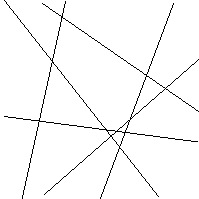
#> input picture test5.png, 199 x 199 px, found by its file name
$ jupyter execute 'Hough_polaire_(Sans_proche).ipynb'
#> lines starting #> are read from the running program, lines starting #| are printed output that depends on the picture; after the words box and inside, x2 and y2 are one past the last pixel; in counts of white or black regions, pixels touching at a corner belong together
<a href="https://colab.research.google.com/github/moiroudelliott/hough/blob/main/Hough_polaire_(Sans_proche).ipynb" target="_parent"></a>

[cell 1]
# Les modules :

from google.colab import drive
import sys
import math
import cv2 as cv
import numpy as np
import math as m
from google.colab.patches import cv2_imshow

# Accès au fichiers du drives :

drive.mount('/content/drive')

# Importation de l'image :,

path='/content/drive/My Drive/python/test5.png'
img = cv.imread(path)
#> img is the input picture: shape (199, 199, 3); 97.3% white; black in thin lines or dots
cv2_imshow(img)

[cell 2]
def houghLine(image, incr):
  # On récupère la taille de l'image
#> called with incr = 255
  haut = len(image)
#> haut = 199
  larg = len(image[0])
#> larg = 199
  # On calcule la distance max en utilisant le théorème de pythagore
  dMax = int(m.sqrt(haut ** 2 + larg ** 2))
#> dMax = 281
  # On fait un tableau de 180 radiant entre pi/2 et -pi/2
  thetas = np.deg2rad(np.arange(-90, 90))
  # On crée notre accumulateur qui fera 2 fois distance maximum x 180° (de -90 à 90)
  accumulator = np.zeros((dMax * 2, len(thetas)), dtype=np.uint8)

  # On boucle ensuite dans tous les pixels de l'image
  for y in range(haut):
      for x in range(larg):
        # Quand on trouve un pixel foncé on continue
        if img[y][x][0] < 100:
          # On boucle dans les x de l'accumulateur
          for o in range(len(thetas)):
            # On calcule le rayon r avec la formule r = x*cos(o)+y*sin(o)
            r = x * m.cos(thetas[o]) + y * m.sin(thetas[o])
            # Ensuite nous incrémentons l'accumulateur avec incr
            accumulator[int(r) + dMax, o] += incr
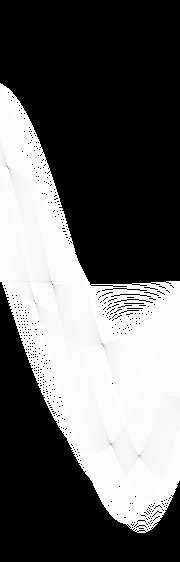
#> accumulator: shape (562, 180); min 0, max 255, mean 99.6
  return accumulator

def coordonneesMax(img, n):

  # On définis comme mémoire d'origine un tableau de n point (0, 0).
  res=[(0, 0)] * n

  # Puis nous allons boucler sur tous les pixels de l'image.
  for y in range(len(img)):
    for x in range(len(img[0])):
      # on définis le minimum à l'indice 0
      min = 0
      # On boucle sur la taille longueur du tableau -1
      for i in range(len(res) - 1):
          # On compare le point stocker dans res à l'indice minimum avec le point dans res à l'indice i + 1
          if img[res[min][1]][res[min][0]] > img[res[i + 1][1]][res[i + 1][0]]:
            # On met à jour l'indice min
            min = i + 1
      # Si le point aux indices est plus clair que celui qu'on avais dans res à l'indice min, on le remplace.
      if img[y][x] > img[res[min][1]][res[min][0]]:
        res[min] = (x, y)

  return res

cv2_imshow(img)

res = houghLine(img, 255)
cv2_imshow(res)
res2 = houghLine(img, 2)
#> call 2 of houghLine, with incr = 2
#> after the loop in houghLine (call 2), `for y in range(haut):`:
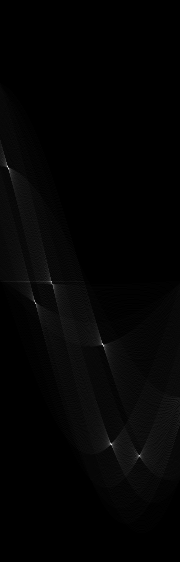
#> accumulator: shape (562, 180); min 0, max 236, mean 3.9
cv2_imshow(res2)

# On récupère la taille de l'image
haut = len(img)
#> haut = 199
larg = len(img[1])
#> larg = 199

# On récupère les coordonnées des pixels les plus clair de l'accumulateur
c_max = coordonneesMax(res2, 6)
#> after the loop in coordonneesMax, `for y in range(len(img)):`: res = [(111, 444), (8, 168), (102, 344), (139, 455), (103, 345), (7, 166)]
#> c_max has the same summary as res in coordonneesMax
print(c_max)
#| [(111, 444), (8, 168), (102, 344), (139, 455), (103, 345), (7, 166)]

# On en sort les thetas en repassant les degrés en radiants et les rayons
co_pol = []
for co in c_max:
  theta = np.deg2rad(co[0] - 90)
  r = co[1] - int(m.sqrt(haut ** 2 + larg ** 2))
  co_pol.append((theta, r))
#> this loop made 6 passes
#> (co, theta, r) on passes 1 to 6: ((111, 444), 0.367, 163), ((8, 168), -1.43, -113), ((102, 344), 0.209, 63), ((139, 455), 0.855, 174), ((103, 345), 0.227, 64), ((7, 166), -1.45, -115)
#> after the loop, co_pol = [(0.367, 163), (-1.43, -113), (0.209, 63), (0.855, 174), (0.227, 64), (-1.45, -115)]

# On calcule 2 y par coordonnées en utilisant la formule y = (-cos(O)/sin(O))*x+r/sin(O)
tab_y = []
for co in co_pol:
  y = int((( - m.cos(co[0])) / m.sin(co[0])) + co[1] / m.sin(co[0]))
  y_max = int((( - m.cos(co[0])) / m.sin(co[0])) * larg + co[1] / m.sin(co[0]))
  tab_y.append((y, y_max))
#> this loop made 6 passes
#> (co, y, y_max) on passes 1 to 6: ((0.367, 163), 452, -63), ((-1.43, -113), 114, 142), ((0.209, 63), 298, -633), ((0.855, 174), 229, 57), ((0.227, 64), 280, -577), ((-1.45, -115), 115, 140)
#> after the loop, tab_y = [(452, -63), (114, 142), (298, -633), (229, 57), (280, -577), (115, 140)]

# On trace des lignes sur les coordonnées trouvées
for line in tab_y:
  cv.line(img, (1, line[0]), (larg, line[1]), (0, 0, 255), 3)
#> this loop made 6 passes
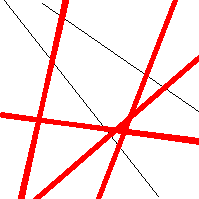
#> img: shape (199, 199, 3); 11.26% of pixels changed, all inside (x1, y1, x2, y2) = (0, 0, 199, 199)

cv2_imshow(img)
